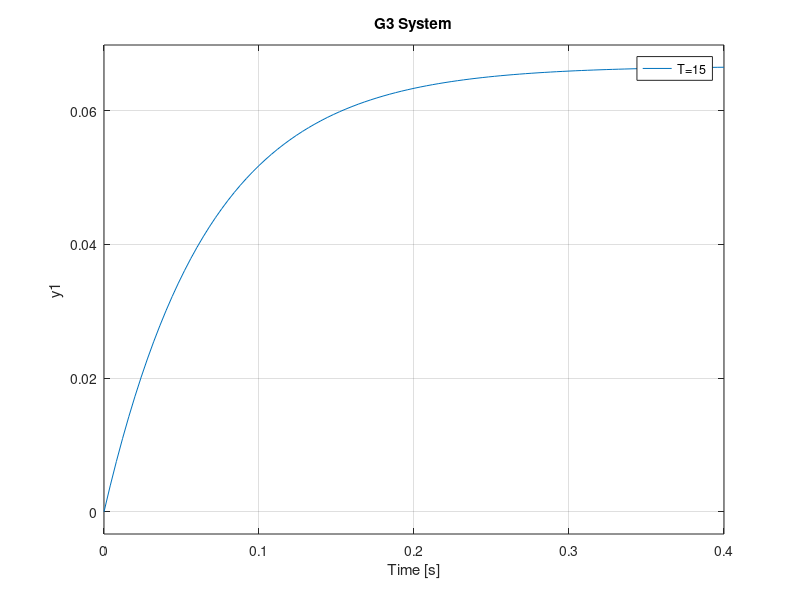

Write MATLAB code to recreate this figure.
pkg load control;

G1=tf([1],[1 5])
G2=tf([1],[1 10])
G3=tf([1],[1 15])

subplot(2,2,1);
step(G1)
title("G1 System")
legend('T=5')

subplot(2,2,2);
step(G2)
title("G2 System")
legend('T=10')

subplot(2,2,3);
step(G3)
title("G3 System")
legend('T=15')

hold on
